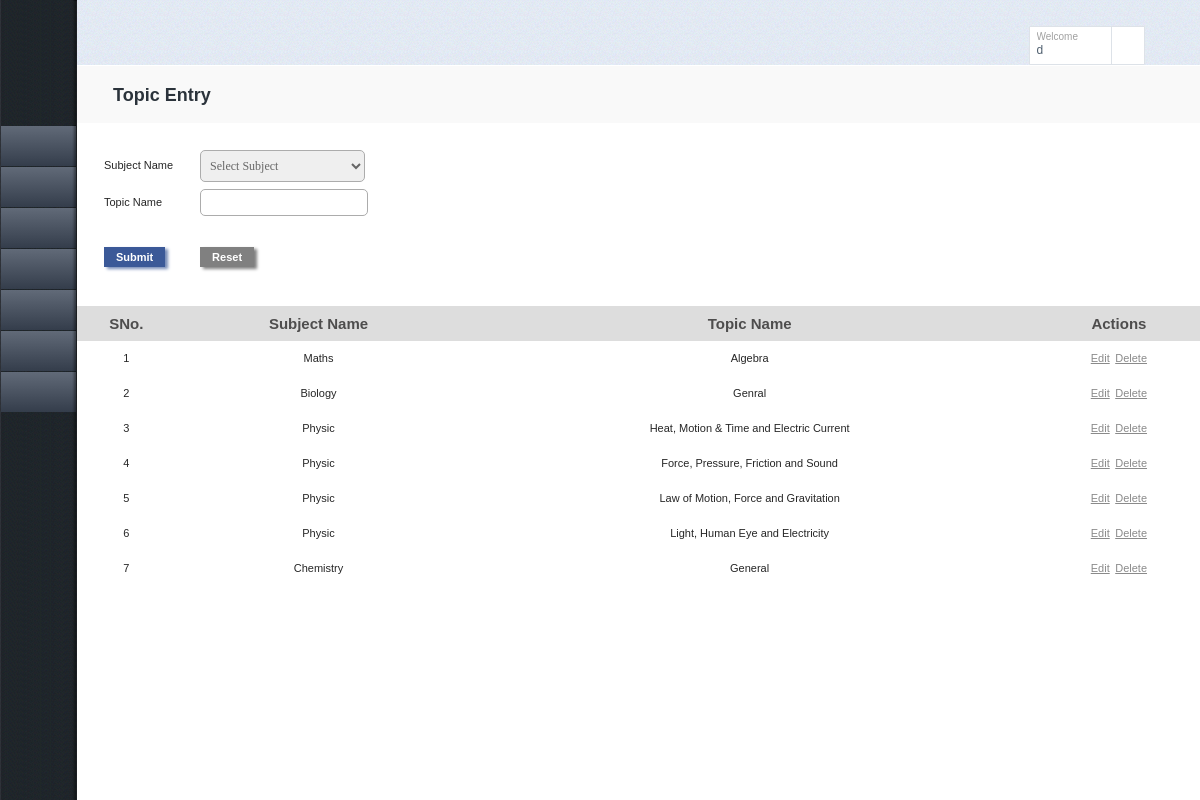
Screenshot of /group4/topicEntry.php (signed in) with the database file from the repository.
### tables this page shows
CREATE TABLE IF NOT EXISTS `topic_master` (
  `topic_id` int(10) unsigned NOT NULL AUTO_INCREMENT,
  `subject_id` int(10) unsigned DEFAULT NULL,
  `topic_name` varchar(45) DEFAULT NULL,
  PRIMARY KEY (`topic_id`)
);

CREATE TABLE IF NOT EXISTS `subject_master` (
  `subject_id` int(10) unsigned NOT NULL AUTO_INCREMENT,
  `subject_name` varchar(45) DEFAULT NULL,
  PRIMARY KEY (`subject_id`)
);

### group4/topicEntry.php (the view, shortened to what this page needs)
<?php include_once 'header.php'?><style>.main-form-table3 a{cursor:pointer;}</style>
<div id="tab-1" class="tab">
						<article>
							<div class="text-section">
								<h1>Topic Entry</h1>
							</div>
    <form id="topicEntry" name="topicEntry" action="<?php $_PHP_SELF?>" method="POST">
   <table class="main-form-table">
       <tr style="height:20px;"><td>&nbsp;</td></tr>
       <tr><td>Subject Name</td><td>
       <select id="sname" name="sname" class="dropdown">
       <option value="">Select Subject</option>
       </select></td></tr>
        <tr><td>Topic Name</td><td><input type="text" id="tname" name="tname" class="inp-form"/></td></tr>
         <tr style="height:15px;"><td>&nbsp;<input type="hidden" value=""  id="tHidden" name="tHidden"/></td></tr>
       <tr><td><input type="submit" value="Submit" name="submit" class="submit-button"/> </td><td><input type="reset" class="reset-button" id="reset"/></td></tr>
      </table>
      </form>
      <br/><br/>
     <table style="text-align:center;" class="main-form-table3" width="100%">
    <thead><tr><th>SNo.</th><th>Subject Name</th><th>Topic Name</th><th>Actions</th></tr></thead>
     <tbody><?php $i=1;$res=mysql_query("select t.*,subject_name from topic_master t inner join subject_master s on t.subject_id=s.subject_id");
	while($row=mysql_fetch_array($res)){
	echo "<tr id='r$i'><td>$i</td><td>".$row["subject_name"]."</td><td>".$row["topic_name"]."</td><td>";?><a onclick="fn_set('e','<?php echo "$i','".$row["topic_id"]."','".$row["topic_name"]."','".$row["subject_id"];?>');">Edit</a>&ensp;<a onclick="fn_set('d','<?php echo "$i','".$row["topic_id"];?>');">Delete</a></td></tr><?php $i++;}?>
       </tbody>
      </table>
	</article>
	</div>
<?php include_once 'footer.php'?>

### group4/header.php (shortened to what this page needs)
<!DOCTYPE html>
<html>
<head xmlns="http://www.w3.org/1999/xhtml">
<link media="all" rel="stylesheet" type="text/css" href="css/all.css" />
<link rel="stylesheet" type="text/css" href="../css/styles.css" />
</head>
<body>
	<div id="wrapper">
		<div id="content">
			<div class="c1">
				<div class="controls">
					<div class="profile-box">
						<span class="profile">
							<a href="#" class="section">
								<span class="text-box">
									Welcome
									<strong class="name"><?php echo $_SESSION["uname"];?></strong>
								</span>
							</a>
							<a href="#" class="opener">opener</a>
						</span>
						<a href="logout.php" title="Logout" class="btn-on">On</a>
					</div>
				</div>
				<div class="tabs">

### group4/footer.php (shortened to what this page needs)
</div>
</div>
</div>
<aside id="sidebar">
<strong class="logo"><a href="#">Online Exam</a></strong>
<ul class="tabset buttons">
<li class="active">
<a href="home.php" class="ico1"><span>Dashboard</span><em></em></a>
</li>
<li>
<a href="subjectEntry.php" class="ico2"><span>Subject Entry</span><em></em></a>
</li>
<li>
<a href="topicEntry.php" class="ico3"><span>Topic Entry</span><em></em></a>
</li>
<li>
<a href="subTopicEntry.php" class="ico7"><span>Sub Topic Entry</span><em></em></a>
</li>
<li>
<a href="categoryEntry.php" class="ico4"><span>Category Entry</span><em></em></a>
</li>
<li>
<a href="testEntry.php?type=new" class="ico5"><span>Test Entry</span><em></em></a>
</li>
<li>
<a href="student_show.php" class="ico6"><span>Student Show</span><em></em></a>
</li>
<li>
<a href="manageEvent.php" class="ico7"><span>Manage Event</span><em></em></a>
</li>
</ul>
</aside>
</div>
</body>
</html>

### group4/css/all.css (style rules this page uses)
header, footer, article, section, hgroup, nav, figure, aside { display: block; }
html { height:100%; }
body { margin:0; font:12px/15px "Lucida Sans Unicode", "Lucida Grande", sans-serif; color:#8a8a8a; min-width:1000px; background:#fff; height:100%; }
a { color:#8a8a8a; text-decoration:underline; }
input, textarea, select { font:100% arial,sans-serif; vertical-align:middle; }
form,fieldset { margin:0; padding:0; border:none; }
#wrapper { position:relative; min-height:100%; overflow:hidden; background:url(../images/bg-wrapper.png) repeat-y; }
#content { float:left; width:100%; }
.c1 { margin:0 0 0 77px; }
.controls { height:1%; overflow:hidden; padding:26px 13px 0 34px; background:url(../images/bg-controls.png); }
.profile-box { float:right; }
.btn-on { background:url(../images/sprite.png) no-repeat -230px -5px; width:35px; height:39px; overflow:hidden; text-indent:-9999px; float:left; margin:0 0 0 7px; }
.profile-box .profile { float:left; border:1px solid #dde2e8; background:#fff; -webkit-border-radius: 1px 1px 0 0; -moz-border-radius: 1px 1px 0 0; border-radius: 1px 1px 0 0; height:37px; }
.profile-box a { text-decoration:none; }
.profile-box .text-box { float:left; overflow:hidden; color:#a0a0a0; font-size:10px; line-height:12px; }
.profile-box .section { padding:4px 33px 0 7px; float:left; }
.profile-box a.section { cursor:pointer; }
.profile-box .name { display:block; font-size:12px; line-height:15px; color:#4f5f6f; font-weight:normal; }
.profile-box .opener { float:left; background:url(../images/sprite.png) no-repeat -39px -58px; width:32px; height:37px; overflow:hidden; text-indent:-9999px; border-left:1px solid #dde2e8; }
.tabs { border-top:1px solid #fff; }
.tabs .text-section { background:#f9f9f9; padding:19px 0 8px 36px; margin:0 0 1px; }
.tabs h1 { font-size:18px; line-height:20px; margin:0 0 8px; color:#2b333b; }
#sidebar { float:left; margin:0 0 0 -100%; width:75px; padding:18px 1px 0; }
.logo { background:url(../images/sprite.png) no-repeat -53px 0; width:36px; height:44px; overflow:hidden; text-indent:-9999px; display:block; margin:0 auto 23px; position:relative; left:1px; }
.logo a { display:block; height:100%; }
.buttons { list-style:none; margin:0; padding:0; position:relative; z-index:2; font:bold 11px/13px Arial, Helvetica, sans-serif; }
.buttons li { vertical-align:top; margin:0 0 1px; position:relative; }
.buttons a { vertical-align:top; background: #616a78; background: -moz-linear-gradient(top, #616a78 0%, #343d4b 100%); background: -webkit-gradient(linear, left top, left bottom, color-stop(0%,#616a78), color-stop(100%,#343d4b)); background: -webkit-linear-gradient(top, #616a78 0%,#343d4b 100%); background: -o-linear-gradient(top, #616a78 0%,#343d4b 100%); background: -ms-linear-gradient(top, #616a78 0%,#343d4b 100%); background: linear-gradient(to bottom, #616a78 0%,#343d4b 100%); width:75px; height:40px; display:block; overflow:hidden; cursor:pointer; }
.buttons li.active a { background:url(../images/sprite.png) no-repeat -113px -2px; margin:0 -21px 0 0; padding:0 21px 0 0; }
.buttons a span { overflow:hidden; text-indent:-9999px; display:block; width:20px; height:20px; margin:11px auto 0; background:url(../images/sprite.png) no-repeat 9999px 0; }
.buttons em { position:absolute; right:0; top:0; background:url(../images/bg-shadow.png) repeat-y; width:4px; height:100%; overflow:hidden; text-indent:-9999px; }
.buttons .ico1 span { width:19px; height:18px; background-position:0 0; }
.buttons .active .ico1 span { background-position:0 -23px; }
.buttons .ico2 span { height:19px; background-position:-1px -47px; }
.buttons .ico3 span { background-position:-2px -97px; }
.buttons .ico4 span { background-position:-2px -153px; }
.buttons .ico5 span { background-position:-1px -206px; }
.buttons .ico6 span { background-position:-2px -262px; }
.buttons .ico7 span { background-position:-4px -321px; }

### group4/topicEntry.php (style rules this page uses)
.main-form-table3 a { cursor:pointer; }

### rows the page displays
topic_master: subject.subject_name "Maths", topic_name "Algebra"
topic_master: subject.subject_name "Biology", topic_name "Genral"
topic_master: subject.subject_name "Physic", topic_name "Heat, Motion & Time and Electric Current"
topic_master: subject.subject_name "Physic", topic_name "Force, Pressure, Friction and Sound"
topic_master: subject.subject_name "Physic", topic_name "Law of Motion, Force and Gravitation"
topic_master: subject.subject_name "Physic", topic_name "Light, Human Eye and Electricity"
topic_master: subject.subject_name "Chemistry", topic_name "General"

### other values shown
$_SESSION["uname"] "d"
